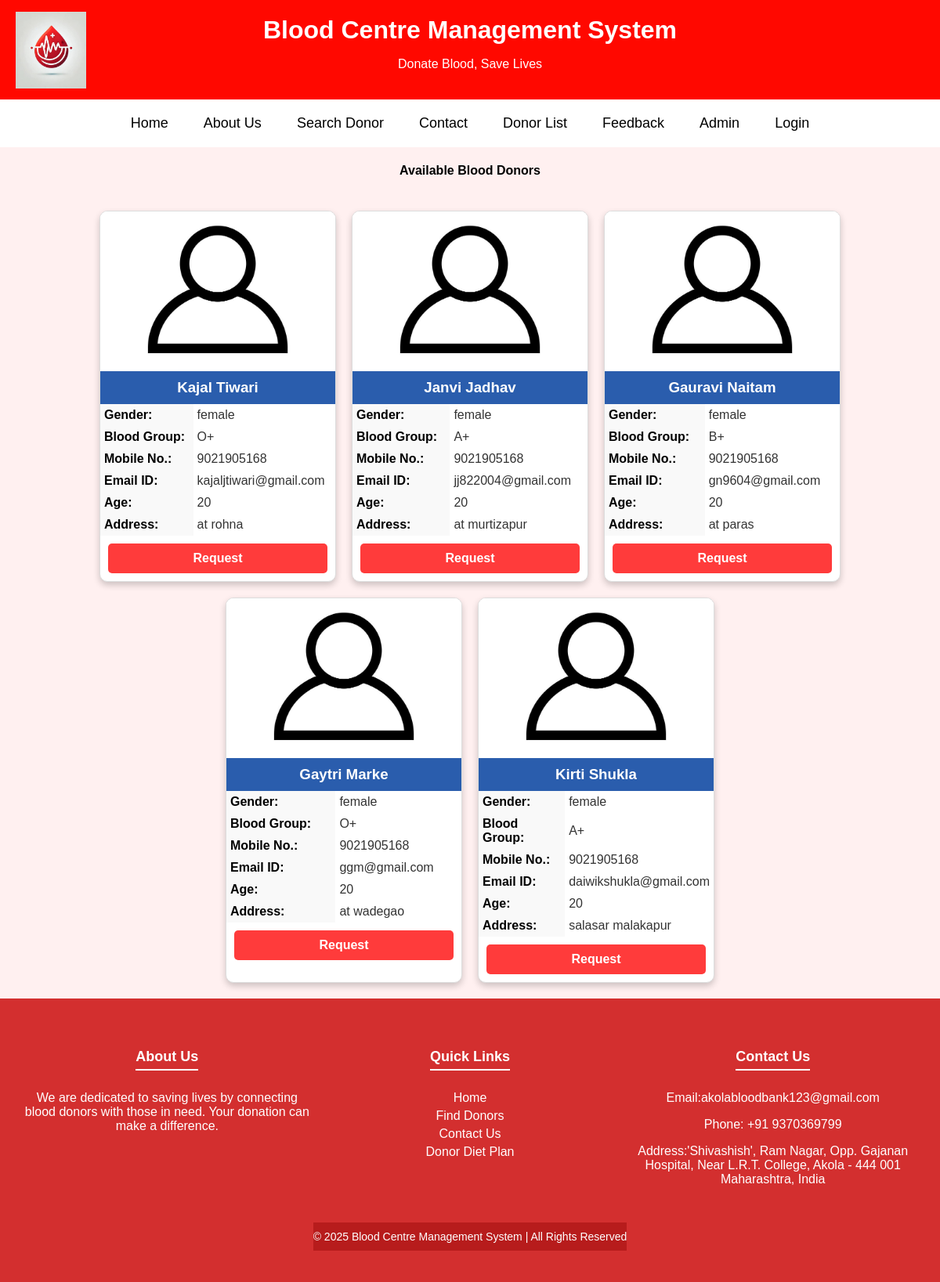
Page /donor-list.php on the committed database.
### tables this page shows
CREATE TABLE `tblblooddonars` (
  `id` int(11) NOT NULL AUTO_INCREMENT,
  `FullName` varchar(100) DEFAULT NULL,
  `MobileNumber` char(11) DEFAULT NULL,
  `EmailId` varchar(100) DEFAULT NULL,
  `Gender` varchar(20) DEFAULT NULL,
  `Age` int(11) DEFAULT NULL,
  `Weight` varchar(10) DEFAULT NULL,    
  `BloodGroup` varchar(20) DEFAULT NULL,
  `Address` varchar(255) DEFAULT NULL,
  `Message` mediumtext DEFAULT NULL,
  `PostingDate` timestamp NOT NULL DEFAULT current_timestamp(),
  `status` int(1) DEFAULT NULL,
  `Password` varchar(250) DEFAULT NULL,
  PRIMARY KEY (`id`)    
);

### donor-list.php (the view, shortened to what this page needs)
<!DOCTYPE html>
<html lang="en">
<head>
<?php include('includes/header.php');?>
<div class="container">
<h4 style="text-align: center;">Available Blood Donors</h4>
    <div class="donor-list">
        <?php
        include 'db_connect.php';
        $status = 1;
        $sql = "SELECT * FROM tblblooddonars WHERE status = :status";
        $query = $dbh->prepare($sql);
        $query->bindParam(':status', $status, PDO::PARAM_INT);
        $query->execute();
        $results = $query->fetchAll(PDO::FETCH_OBJ);
        if ($query->rowCount() > 0) {
            foreach ($results as $result) {
                ?>
                <div class="donor-card">
                    <img src="images/blood-donor.jpg" alt="Blood Donor">
                    <h3><?php echo htmlentities($result->FullName); ?></h3>
                    <table>
                        <tr><th>Gender:</th><td><?php echo htmlentities($result->Gender); ?></td></tr>
                        <tr><th>Blood Group:</th><td><?php echo htmlentities($result->BloodGroup); ?></td></tr>
                        <tr><th>Mobile No.:</th><td><?php echo htmlentities($result->MobileNumber); ?></td></tr>
                        <tr><th>Email ID:</th><td><?php echo htmlentities($result->EmailId); ?></td></tr>
                        <tr><th>Age:</th><td><?php echo htmlentities($result->Age); ?></td></tr>
                        <tr><th>Address:</th><td><?php echo htmlentities($result->Address); ?></td></tr>
                    </table>
                    <a class="btn" href="request.php?cid=<?php echo $result->id; ?>">Request</a>
                </div>
                <?php
            }
        } else {
            echo "<p>No donors found.</p>";
        }
        ?>
    </div>
</div>
<?php include('includes/footer.php');?>
</body>
</html>

### includes/header.php (shortened to what this page needs)
<header>
    <img src="images/Bloodlogo.png" alt="Blood Bank Logo" class="logo">
    <h1>Blood Centre Management System</h1>
    <p>Donate Blood, Save Lives</p>
</header>
<nav>
    <a href="index.php">Home</a>
    <a href="about.php">About Us</a>
    <a href="search-donor.php">Search Donor</a>
    <a href="contact.php">Contact</a>
    <a href="donor-list.php">Donor List</a>
    <a href="feedback.php">Feedback</a>
    <a href="admin/index.php">Admin</a>
    <?php
    if(isset($_SESSION['bbmsdid']) && !empty($_SESSION['bbmsdid'])) { ?>
        <div class="dropdown">
            <a href="#">My Account ▼</a>
            <div class="dropdown-content">
                <a href="profile.php">Profile</a>
                <a href="change-password.php">Change Password</a>
                <a href="request-received.php">Request Received</a>
                <a href="myhistory.php">My History</a>
                <a href="logout.php">Logout</a>
            </div>
        </div>
    <?php } else { ?>
        <a href="login.php">Login</a>
    <?php } ?>
</nav>
</body>
</html>

### includes/footer.php (shortened to what this page needs)
<footer class="footer">
    <div class="footer-container">
        <div class="footer-section about">
         <h2 style="color: white;">About Us</h2>
            <p>We are dedicated to saving lives by connecting blood donors with those in need. Your donation can make a difference.</p>
        </div>
        <div class="footer-section quick-links">
        <h2 style="color: white;">Quick Links</h2>
        <ul>
                <li><a href="index.php">Home</a></li>
                <li><a href="search-donor.php">Find Donors</a></li>
                <li><a href="contact.php">Contact Us</a></li>
                <li><a href="diet_plan.php">Donor Diet Plan</a></li>
            </ul>
        </div>
        <div class="footer-section contact">
        <h2 style="color: white;">Contact Us</h2>
            <p>Email:akolabloodbank123@gmail.com </p>
            <p>Phone: +91 9370369799</p>
            <p>Address:'Shivashish', Ram Nagar, Opp. Gajanan Hospital,
                Near L.R.T. College, Akola - 444 001  Maharashtra, India</p>
        </div>
    <div class="footer-bottom">
        <p>&copy; 2025 Blood Centre Management System | All Rights Reserved</p>
    </div>
</footer>

### includes/footer.php (style rules this page uses)
.footer { background-color: #d32f2f; color: white; padding: 20px 0; text-align: center; width: 100%; position: relative; bottom: 0; clear: both; width: 100%; position: relative; z-index: 1; }
.footer-container { display: flex; justify-content: space-around; flex-wrap: wrap; max-width: 1200px; margin: auto; padding: 20px; }
.footer-section { flex: 1; min-width: 250px; margin: 10px; }
.footer-section h2 { font-size: 18px; margin-bottom: 10px; border-bottom: 2px solid white; display: inline-block; padding-bottom: 5px; }
.footer-section ul { list-style: none; padding: 0; }
.footer-section ul li { margin: 5px 0; }
.footer-section ul li a { text-decoration: none; color: white; transition: 0.3s; }
.footer-bottom { margin-top: 20px; background: #b71c1c; padding: 10px 0; }
.footer-bottom p { margin: 0; font-size: 14px; }

### rows in the picture
tblblooddonars: FullName "Kajal Tiwari", Gender "female", BloodGroup "O+", MobileNumber "9021905168", EmailId "kajaljtiwari@gmail.com", Age "20", Address "at rohna"
tblblooddonars: FullName "Janvi Jadhav", Gender "female", BloodGroup "A+", MobileNumber "9021905168", EmailId "jj822004@gmail.com", Age "20", Address "at murtizapur"
tblblooddonars: FullName "Gauravi Naitam", Gender "female", BloodGroup "B+", MobileNumber "9021905168", EmailId "gn9604@gmail.com", Age "20", Address "at paras"
tblblooddonars: FullName "Gaytri Marke", Gender "female", BloodGroup "O+", MobileNumber "9021905168", EmailId "ggm@gmail.com", Age "20", Address "at wadegao"
tblblooddonars: FullName "Kirti Shukla", Gender "female", BloodGroup "A+", MobileNumber "9021905168", EmailId "daiwikshukla@gmail.com", Age "20", Address "salasar malakapur"
